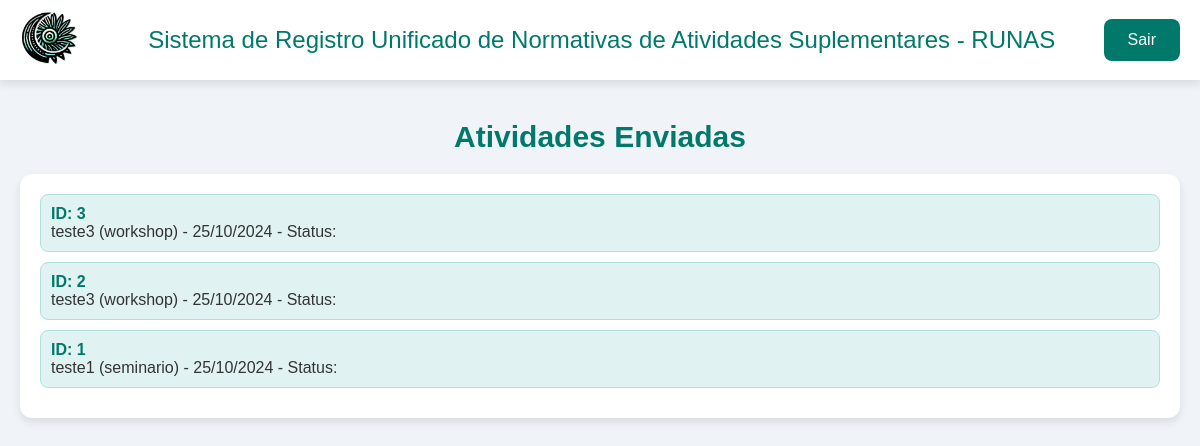
Page /discente/verificar-atividades.php (signed in) on the earlier database version.
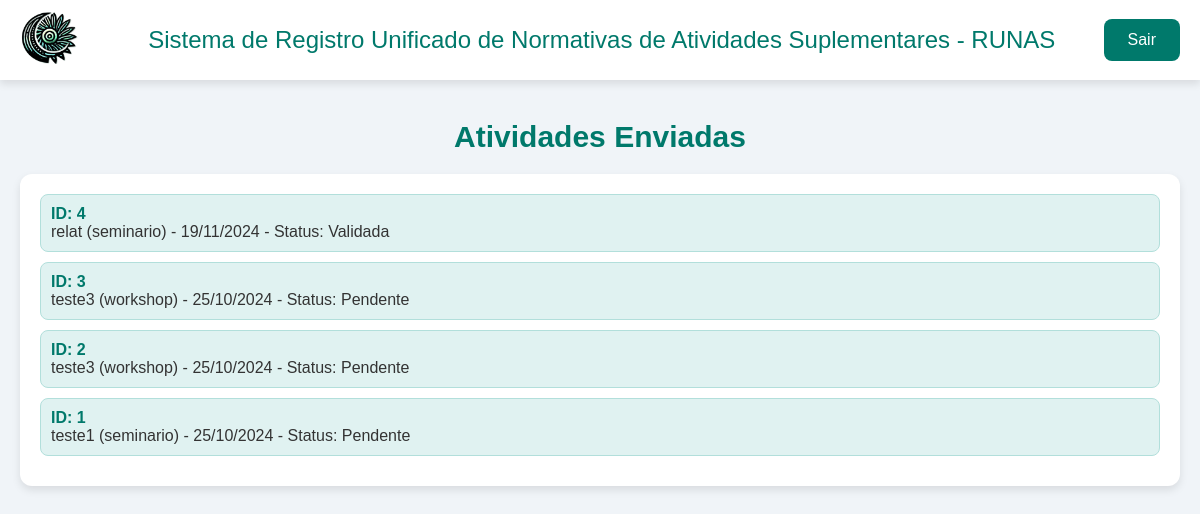
Same page on the later database version.
### tables this page shows
CREATE TABLE `atividade` (
  `id` int(11) NOT NULL,
  `nome` varchar(255) DEFAULT NULL,
  `caminho_arquivo` varchar(255) DEFAULT NULL,
  `categoria` varchar(200) DEFAULT NULL,
  `horas_atividade` int(11) DEFAULT NULL,
  `discente_id` int(11) DEFAULT NULL,
  `status` int(11) DEFAULT NULL,
  `data_upload` timestamp NULL DEFAULT current_timestamp()
);

### discente/verificar-atividades.php (the view, shortened to what this page needs)
<?php
include "../config.php";
$id = $_SESSION['id'];
$sql_atividades = "SELECT id, nome, caminho_arquivo, categoria, horas_atividade, status, data_upload
                           FROM atividade
                           WHERE discente_id = '$id'
                           ORDER BY data_upload DESC";
$resultAtividades = $DB->query($sql_atividades);
function StatusAtividade($atividade_status)
{
    switch ($atividade_status) {
        case 1:
            $result = "Pendente";
            return $result;
        case 2:
            $result = "Validada";
            return $result;
        default:
            $result = "";
            return $result;
    }
}
?>
<!DOCTYPE html>
<html lang="pt-br">
<head>
</head>
<body>
    <header class="header">
        <a href="../index.php"><img src="../img/Runa-noname.png" alt="Logo Runas" class="logo"></a>
        <div class="title">Sistema de Registro Unificado de Normativas de Atividades Suplementares - RUNAS</div>
        <a href="../logout.php" class="logout-button">Sair</a>
    </header>
    <div class="container">
        <div class="center-column">
            <div class="welcome-message">
                <h2>Atividades Enviadas</h2>
            </div>
            <div class="uploads-recentes">
                <ul>
                    <?php
                    if ($resultAtividades->num_rows > 0) {
                        while ($atividade = $resultAtividades->fetch_assoc()) {
                            $atividade_status = $atividade['status'];
                            $status = StatusAtividade($atividade_status);
                            echo "<li>
                                    <span>ID: {$atividade['id']}</span>
                                    {$atividade['nome']} ({$atividade['categoria']}) - " . date("d/m/Y", strtotime($atividade['data_upload'])) . " - Status: $status" . "
                                  </li>";
                        }
                    } else {
                        echo "<li>Nenhuma atividade enviada recentemente.</li>";
                    }
                    ?>
                </ul>
            </div>
        </div>
    </div>
</body>
</html>

### discente/verificar-atividades.php (style rules this page uses)
* { margin: 0; padding: 0; box-sizing: border-box; font-family: Arial, sans-serif; }
body { background: #f0f4f8; display: flex; flex-direction: column; min-height: 100vh; color: #333; position: relative; }
.header { position: fixed; top: 0; left: 0; right: 0; background: #ffffff; box-shadow: 0 4px 8px rgba(0, 0, 0, 0.1); padding: 10px 20px; display: flex; align-items: center; justify-content: space-between; z-index: 1000; height: 80px; }
.logo { width: 60px; }
.title { font-size: 24px; color: #00796b; margin-left: 20px; }
.logout-button { background: #00796b; color: #ffffff; border: none; border-radius: 8px; padding: 12px 24px; font-size: 16px; text-decoration: none; text-align: center; cursor: pointer; transition: background-color 0.3s, box-shadow 0.3s; }
.container { display: flex; flex: 1; margin-top: 80px; padding: 20px; }
.center-column { flex: 2; }
.uploads-recentes, .verificacao, .contact-info { background: #ffffff; border-radius: 12px; box-shadow: 0 4px 8px rgba(0, 0, 0, 0.1); padding: 20px; margin-bottom: 20px; }
.uploads-recentes ul { list-style: none; padding: 0; margin: 0; }
.uploads-recentes li { background: #e0f2f1; border: 1px solid #b2dfdb; border-radius: 8px; margin-bottom: 10px; padding: 10px; }
.uploads-recentes li span { display: block; color: #00796b; font-weight: bold; }
.welcome-message { text-align: center; margin: 20px 0; font-size: 20px; font-weight: bold; color: #00796b; }

Differences in the rows shown:
added atividade: id "4", nome "relat", categoria "seminario", data_upload "19/11/2024", status "Validada"
changed atividade id 3: status (not shown) → "Pendente"
changed atividade id 2: status (not shown) → "Pendente"
changed atividade "teste1": status (not shown) → "Pendente"
